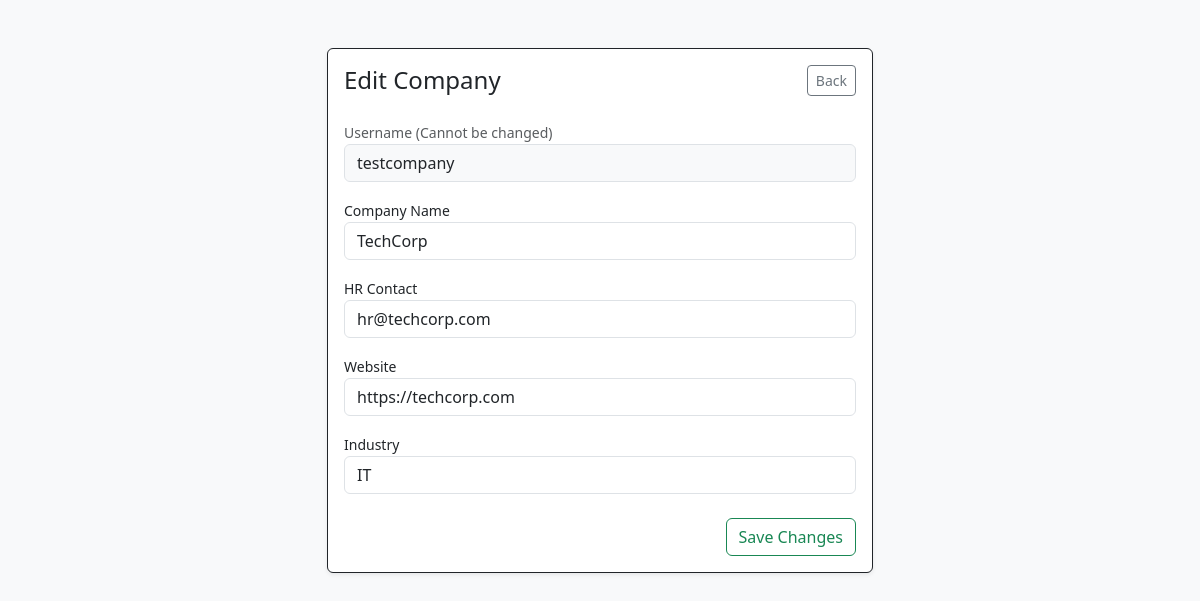
Page /admin/edit_user/2 (signed in) on the committed database.
### models.py (models this page shows)
class User(db.Model, UserMixin):
    id = db.Column(db.Integer, primary_key=True)
    username = db.Column(db.String(150), unique=True, nullable=False)
    password = db.Column(db.String(150), nullable=False)
    role = db.Column(db.String(50), nullable=False)
    name = db.Column(db.String(150), nullable=True)
    department = db.Column(db.String(150), nullable=True)
    resume_filename = db.Column(db.String(255), nullable=True)
    company_name = db.Column(db.String(150), nullable=True)
    hr_contact = db.Column(db.String(150), nullable=True)
    website = db.Column(db.String(255), nullable=True)
    industry = db.Column(db.String(150), nullable=True)
    is_approved = db.Column(db.Boolean, default=False)
    is_blacklisted = db.Column(db.Boolean, default=False)

### app.py (the view, shortened to what this page needs)
@app.route('/admin/edit_user/<int:user_id>', methods=['GET', 'POST'])
@login_required
def admin_edit_user(user_id):
    if current_user.role != 'admin':
        return redirect(url_for('login'))
    user = User.query.get_or_404(user_id)
    return render_template('admin_edit_user.html', user=user)

### app.py (called while the page is built)
@login_manager.user_loader
def load_user(user_id):
    return User.query.get(int(user_id))

### templates/admin_edit_user.html
{% extends 'base.html' %}
{% block content %}
<div class="row justify-content-center mb-5">
    <div class="col-md-6">
        <div class="card shadow-sm border-dark">
            <div class="card-body">
                <div class="d-flex justify-content-between align-items-center mb-4">
                    <h4 class="card-title m-0">Edit {{ user.role | capitalize }}</h4>
                    <a href="{{ url_for('admin_dashboard') }}" class="btn btn-sm btn-outline-secondary">Back</a>
                </div>
                <form method="POST" action="{{ url_for('admin_edit_user', user_id=user.id) }}">
                    <div class="mb-3">
                        <label class="form-label small text-muted mb-0">Username (Cannot be changed)</label>
                        <input type="text" class="form-control bg-light" value="{{ user.username }}" disabled>
                    </div>
                    {% if user.role == 'student' %}
                    <div class="mb-3">
                        <label for="name" class="form-label small mb-0">Full Name</label>
                        <input type="text" class="form-control" id="name" name="name" value="{{ user.name }}" required>
                    </div>
                    <div class="mb-4">
                        <label for="department" class="form-label small mb-0">Department</label>
                        <input type="text" class="form-control" id="department" name="department"
                            value="{{ user.department }}" required>
                    </div>
                    {% elif user.role == 'company' %}
                    <div class="mb-3">
                        <label for="company_name" class="form-label small mb-0">Company Name</label>
                        <input type="text" class="form-control" id="company_name" name="company_name"
                            value="{{ user.company_name }}" required>
                    </div>
                    <div class="mb-3">
                        <label for="hr_contact" class="form-label small mb-0">HR Contact</label>
                        <input type="text" class="form-control" id="hr_contact" name="hr_contact"
                            value="{{ user.hr_contact }}" required>
                    </div>
                    <div class="mb-3">
                        <label for="website" class="form-label small mb-0">Website</label>
                        <input type="url" class="form-control" id="website" name="website"
                            value="{{ user.website or '' }}" placeholder="https://example.com">
                    </div>
                    <div class="mb-4">
                        <label for="industry" class="form-label small mb-0">Industry</label>
                        <input type="text" class="form-control" id="industry" name="industry"
                            value="{{ user.industry or '' }}">
                    </div>
                    {% endif %}
                    <div class="text-end">
                        <button type="submit" class="btn btn-outline-success">Save Changes</button>
                    </div>
                </form>
            </div>
        </div>
    </div>
</div>
{% endblock %}

### rows in the picture
User: role "Company", username "testcompany", company_name "TechCorp", hr_contact "hr@techcorp.com", website "https://techcorp.com", industry "IT"
